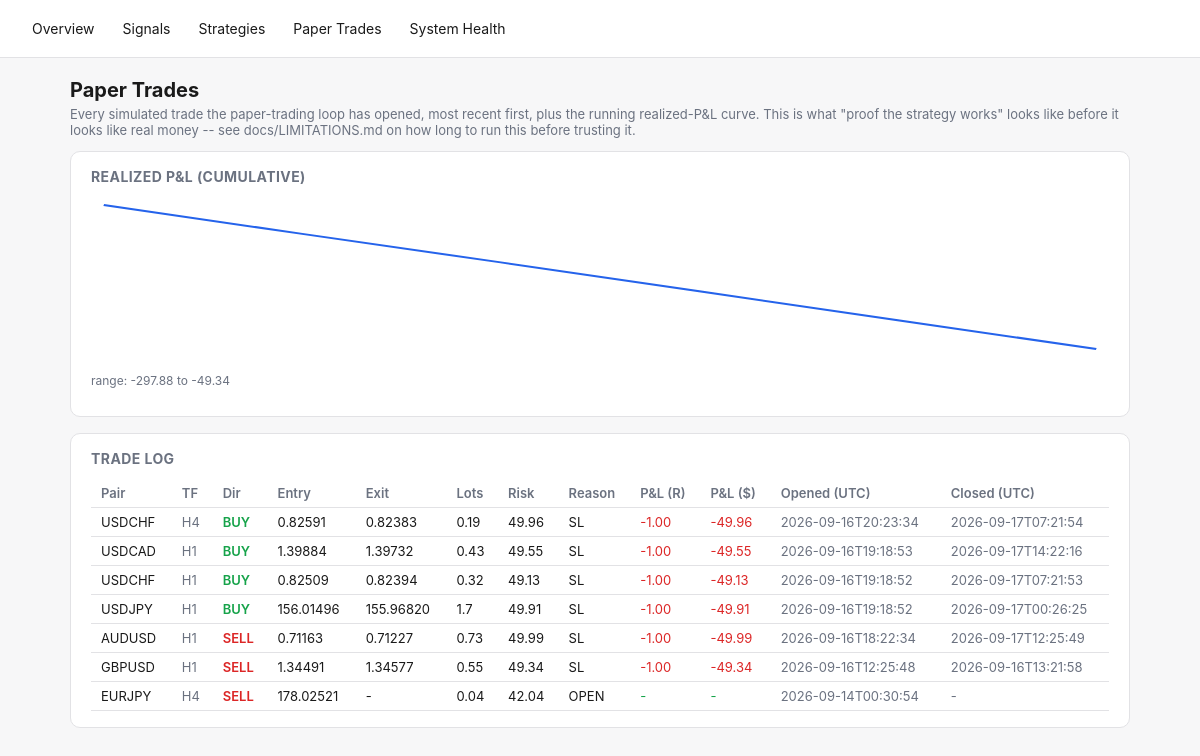
Screenshot of /paper-trades with the database file from the repository.
### tables this page shows
CREATE TABLE paper_trades (
    id INTEGER PRIMARY KEY AUTOINCREMENT,
    signal_id TEXT REFERENCES signals(id),
    pair TEXT NOT NULL,
    direction TEXT NOT NULL,
    entry_time TEXT NOT NULL,
    entry_price REAL NOT NULL,
    stop_loss REAL NOT NULL,
    take_profit REAL NOT NULL,
    lots REAL,                 -- position size at entry (fx_engine.position_sizing), if it could be computed
    risk_amount REAL,          -- dollar amount risked at entry, lots * stop_distance * pip_value
    exit_time TEXT,
    exit_price REAL,
    exit_reason TEXT,
    pnl_r REAL,
    pnl_amount REAL,           -- real dollar P&L = pnl_r * risk_amount (NULL if risk_amount unknown)
    created_at TEXT NOT NULL
, timeframe TEXT NOT NULL DEFAULT 'H4');

### fx_engine/dashboard.py (the view)
    @app.route("/paper-trades")
    def paper_trades_page():
        d = get_db()
        curve = d.paper_equity_curve()
        return render_template(
            "paper_trades.html", trades=d.recent_paper_trades(limit=200), curve=curve,
            svg_points=_equity_curve_svg_points(curve),
            curve_min=min((p["cumulative"] for p in curve), default=0.0),
            curve_max=max((p["cumulative"] for p in curve), default=0.0),
        )

### fx_engine/dashboard.py (called while the page is built)
def _equity_curve_svg_points(curve: list[dict], width: int = 640, height: int = 160, pad: int = 8) -> str:
    if len(curve) < 2:
        return ""
    values = [p["cumulative"] for p in curve]
    lo, hi = min(values), max(values)
    span = (hi - lo) or 1.0
    n = len(values)
    points = []
    for i, v in enumerate(values):
        x = pad + (i / (n - 1)) * (width - 2 * pad)
        y = pad + (1 - (v - lo) / span) * (height - 2 * pad)
        points.append(f"{x:.1f},{y:.1f}")
    return " ".join(points)

### fx_engine/db.py (called while the page is built)
    @contextmanager
    def _conn(self):
        conn = sqlite3.connect(self.path)
        conn.row_factory = sqlite3.Row
        try:
            yield conn
            conn.commit()
        finally:
            conn.close()

    def recent_paper_trades(self, limit: int = 100) -> list[dict]:
        with self._conn() as conn:
            rows = conn.execute(
                "SELECT * FROM paper_trades ORDER BY created_at DESC LIMIT ?", (limit,),
            ).fetchall()
        return [dict(r) for r in rows]

    def paper_equity_curve(self) -> list[dict]:
        with self._conn() as conn:
            rows = conn.execute(
                """SELECT exit_time, pnl_amount FROM paper_trades
                   WHERE exit_time IS NOT NULL AND pnl_amount IS NOT NULL
                   ORDER BY exit_time ASC"""
            ).fetchall()
        cumulative = 0.0
        curve = []
        for r in rows:
            cumulative += r["pnl_amount"]
            curve.append({"exit_time": r["exit_time"], "pnl_amount": r["pnl_amount"], "cumulative": cumulative})
        return curve

### fx_engine/templates/paper_trades.html (shortened to what this page needs)
{% extends "base.html" %}
{% block content %}
<h1>Paper Trades</h1>
<p class="lede">Every simulated trade the paper-trading loop has opened, most recent first, plus the running
realized-P&amp;L curve. This is what "proof the strategy works" looks like before it looks like real money -- see
docs/LIMITATIONS.md on how long to run this before trusting it.</p>
<div class="card">
  <h2>Realized P&amp;L (cumulative)</h2>
  {% if svg_points %}
  <svg viewBox="0 0 640 160" width="100%" height="160" preserveAspectRatio="none">
    <polyline points="{{ svg_points }}" fill="none" stroke="var(--accent)" stroke-width="2" />
  </svg>
  <p class="muted" style="font-size:12px;">range: {{ "%.2f"|format(curve_min) }} to {{ "%.2f"|format(curve_max) }}</p>
  {% else %}
  <p class="muted">Not enough closed trades yet for a curve (need at least 2).</p>
  {% endif %}
</div>
<div class="card">
  <h2>Trade Log</h2>
  <div class="overflow">
  <table>
    <tr>
      <th>Pair</th><th>TF</th><th>Dir</th><th>Entry</th><th>Exit</th><th>Lots</th><th>Risk</th>
      <th>Reason</th><th>P&amp;L (R)</th><th>P&amp;L ($)</th><th>Opened (UTC)</th><th>Closed (UTC)</th>
    </tr>
    {% for t in trades %}
    <tr>
      <td>{{ t.pair }}</td>
      <td class="muted">{{ t.timeframe or "H4" }}</td>
      <td class="{{ 'buy' if t.direction=='BUY' else 'sell' }}">{{ t.direction }}</td>
      <td>{{ "%.5f"|format(t.entry_price) }}</td>
      <td>{{ "%.5f"|format(t.exit_price) if t.exit_price is not none else "-" }}</td>
      <td>{{ t.lots if t.lots is not none else "-" }}</td>
      <td>{{ "%.2f"|format(t.risk_amount) if t.risk_amount is not none else "-" }}</td>
      <td>{{ t.exit_reason or "OPEN" }}</td>
      <td style="color:{{ 'var(--green)' if (t.pnl_r or 0) >= 0 else 'var(--red)' }}">
        {{ "%.2f"|format(t.pnl_r) if t.pnl_r is not none else "-" }}
      </td>
      <td style="color:{{ 'var(--green)' if (t.pnl_amount or 0) >= 0 else 'var(--red)' }}">
        {{ "%.2f"|format(t.pnl_amount) if t.pnl_amount is not none else "-" }}
      </td>
      <td class="muted">{{ t.entry_time[:19] }}</td>
      <td class="muted">{{ t.exit_time[:19] if t.exit_time else "-" }}</td>
    </tr>
    {% else %}
    <tr><td colspan="12" class="muted">No paper trades yet -- run `python -m fx_engine.main paper --once`.</td></tr>
    {% endfor %}
  </table>
  </div>
</div>
{% endblock %}

### fx_engine/templates/base.html (style rules this page uses)
:root { --bg:#f7f7f8; --fg:#1a1a1a; --card:#ffffff; --border:#e2e2e5; --accent:#2563eb; --green:#16a34a; --red:#dc2626; --amber:#d97706; --muted:#6b7280; }
* { box-sizing: border-box; }
body { margin:0; font-family:-apple-system,BlinkMacSystemFont,"Segoe UI",sans-serif; background:var(--bg); color:var(--fg); }
.card { background:var(--card); border:1px solid var(--border); border-radius:10px; padding:16px 20px; margin-bottom:16px; }
table { width:100%; border-collapse:collapse; font-size:13px; }
th, td { text-align:left; padding:6px 10px; border-bottom:1px solid var(--border); white-space:nowrap; }
th { color:var(--muted); font-weight:600; }
.buy { color:var(--green); font-weight:600; }
.sell { color:var(--red); font-weight:600; }
.muted { color:var(--muted); }
h1 { font-size:20px; margin:0 0 4px; }
h2 { font-size:14px; margin:0 0 12px; color:var(--muted); text-transform:uppercase; letter-spacing:.03em; }
p.lede { color:var(--muted); font-size:13px; margin-top:0; }
.overflow { overflow-x:auto; }

### rows the page displays
paper_trades: pair "USDCHF", timeframe "H4", direction "BUY", entry_price "0.82591", exit_price "0.82383", lots "0.19", risk_amount "49.96", exit_reason "SL", pnl_r "-1.00", pnl_amount "-49.96", entry_time "2026-09-16T20:23:34", exit_time "2026-09-17T07:21:54"
paper_trades: pair "USDCAD", timeframe "H1", direction "BUY", entry_price "1.39884", exit_price "1.39732", lots "0.43", risk_amount "49.55", exit_reason "SL", pnl_r "-1.00", pnl_amount "-49.55", entry_time "2026-09-16T19:18:53", exit_time "2026-09-17T14:22:16"
paper_trades: pair "USDCHF", timeframe "H1", direction "BUY", entry_price "0.82509", exit_price "0.82394", lots "0.32", risk_amount "49.13", exit_reason "SL", pnl_r "-1.00", pnl_amount "-49.13", entry_time "2026-09-16T19:18:52", exit_time "2026-09-17T07:21:53"
paper_trades: pair "USDJPY", timeframe "H1", direction "BUY", entry_price "156.01496", exit_price "155.96820", lots "1.7", risk_amount "49.91", exit_reason "SL", pnl_r "-1.00", pnl_amount "-49.91", entry_time "2026-09-16T19:18:52", exit_time "2026-09-17T00:26:25"
paper_trades: pair "AUDUSD", timeframe "H1", direction "SELL", entry_price "0.71163", exit_price "0.71227", lots "0.73", risk_amount "49.99", exit_reason "SL", pnl_r "-1.00", pnl_amount "-49.99", entry_time "2026-09-16T18:22:34", exit_time "2026-09-17T12:25:49"
paper_trades: pair "GBPUSD", timeframe "H1", direction "SELL", entry_price "1.34491", exit_price "1.34577", lots "0.55", risk_amount "49.34", exit_reason "SL", pnl_r "-1.00", pnl_amount "-49.34", entry_time "2026-09-16T12:25:48", exit_time "2026-09-16T13:21:58"
paper_trades: pair "EURJPY", timeframe "H4", direction "SELL", entry_price "178.02521", exit_price "-", lots "0.04", risk_amount "42.04", exit_reason "OPEN", pnl_r "-", pnl_amount "-", entry_time "2026-09-14T00:30:54", exit_time "-"

### other values shown
{{ "%.2f"|format(curve_min) }} "-297.88"
{{ "%.2f"|format(curve_max) }} "-49.34"
